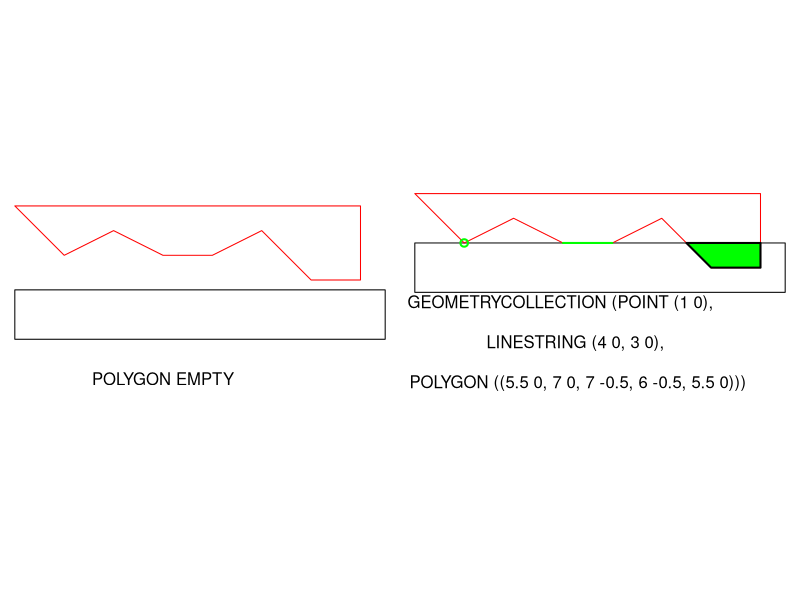

R code for this plot:
library(sf)
png("empty.png", width=600, heigh=200)
opar <- par(mfrow = c(1, 2), mar=c(2,0,0,0))
a <- st_polygon(list(cbind(c(0,0,7.5,7.5,0),c(0,-1,-1,0,0))))
b <- st_polygon(list(cbind(c(0,1,2,3,4,5,6,7,7,0),c(1,0,.5,0,0,0.5,-0.5,-0.5,1,1))))
plot(a - c(0,.7), ylim = c(-2,1))
text(3,-2.5, "POLYGON EMPTY")
plot(b, add = TRUE, border = 'red')
(i <- st_intersection(a,b))
plot(a, ylim = c(-2.5,1))
print(st_intersection(a,b))
text(3,-2, 
"GEOMETRYCOLLECTION (POINT (1 0), \n
      LINESTRING (4 0, 3 0), \n
      POLYGON ((5.5 0, 7 0, 7 -0.5, 6 -0.5, 5.5 0)))")

plot(b, add = TRUE, border = 'red')
plot(i, add = TRUE, col = 'green', lwd = 2)
par(opar)
